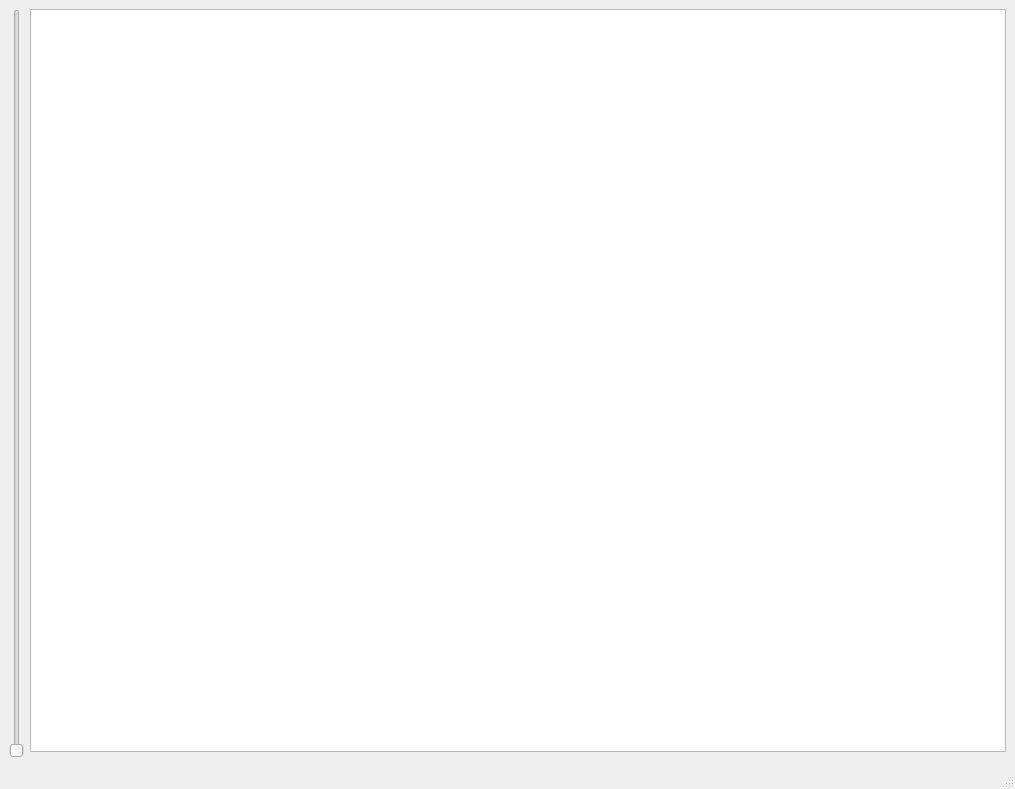
<?xml version="1.0" encoding="UTF-8"?>
<ui version="4.0">
 <class>MainWindow</class>
 <widget class="QMainWindow" name="MainWindow">
  <property name="geometry">
   <rect>
    <x>0</x>
    <y>0</y>
    <width>1015</width>
    <height>789</height>
   </rect>
  </property>
  <property name="windowTitle">
   <string>MainWindow</string>
  </property>
  <widget class="QWidget" name="centralwidget">
   <layout class="QGridLayout" name="gridLayout">
    <item row="0" column="2">
     <layout class="QVBoxLayout" name="verticalLayout">
      <item>
       <widget class="QTextBrowser" name="code_view"/>
      </item>
      <item>
       <widget class="RichJupyterWidget" name="jupiter_widget" native="true"/>
      </item>
     </layout>
    </item>
    <item row="0" column="0">
     <widget class="QSlider" name="time_slider">
      <property name="orientation">
       <enum>Qt::Vertical</enum>
      </property>
     </widget>
    </item>
   </layout>
  </widget>
  <widget class="QMenuBar" name="menubar">
   <property name="geometry">
    <rect>
     <x>0</x>
     <y>0</y>
     <width>1015</width>
     <height>15</height>
    </rect>
   </property>
  </widget>
  <widget class="QStatusBar" name="statusbar"/>
 </widget>
 <customwidgets>
  <customwidget>
   <class>RichJupyterWidget</class>
   <extends>QWidget</extends>
   <header>qtconsole.rich_jupyter_widget</header>
   <container>1</container>
  </customwidget>
 </customwidgets>
 <resources/>
 <connections/>
</ui>
